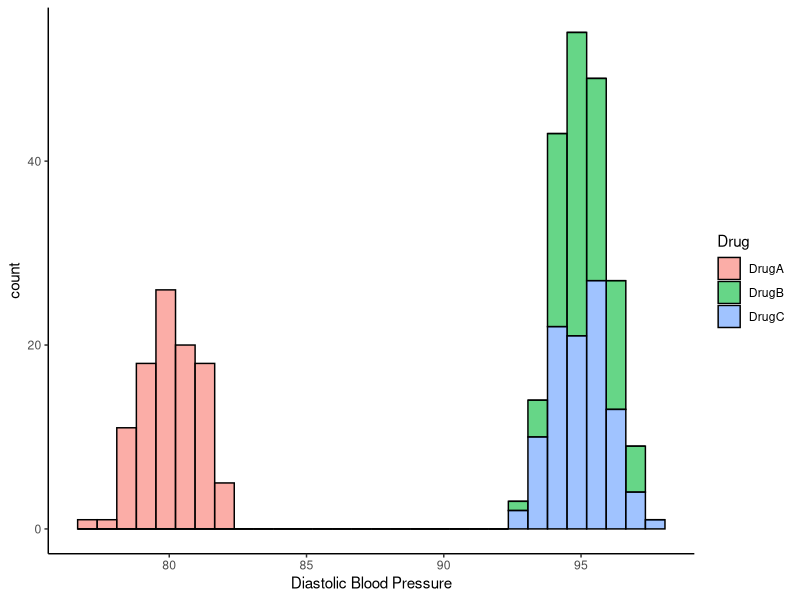

This figure's R source:
# Scott Schumacker
# Notes

library(ggplot2)
library(dplyr)
library(gridExtra)
library(tidyr)

DrugA <- rnorm(100, mean = 80, sd = 1)
DrugB <- rnorm(100, mean = 95, sd = 1)
DrugC <- rnorm(100, mean = 95, sd = 1)

df <- data.frame(DrugA, DrugB, DrugC)

df2 <- df %>% pivot_longer(
  cols = `DrugA`:`DrugC`,
  names_to = "Drug",
  values_to = "Blood_Pressure"
)
head(df2)

ggplot(df2, aes(x = Blood_Pressure, fill = Drug)) +
  geom_histogram(color = "black", alpha = 0.6) +
  theme_classic() +
  xlab("Diastolic Blood Pressure")

shapiro.test(DrugA)
shapiro.test(DrugB)
shapiro.test(DrugC)

bartlett.test(Blood_Pressure ~ Drug, data = df2)

analysisOut <- aov(Blood_Pressure ~ Drug, data = df2)
summary(analysisOut)

TukeyHSD(analysisOut, conf.level = 0.95)